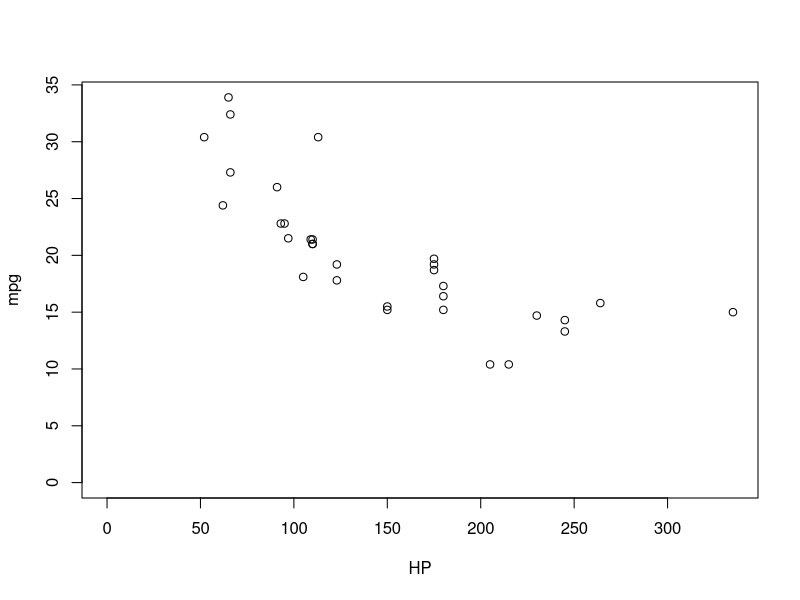

Generate this figure with R: (Note: this script raises an error after producing the figure.)
## ---- chunk 1
knitr::opts_chunk$set(echo = TRUE, fig.height = 3, fig.width = 3)
## ---- chunk 2
data(mtcars)
d = mtcars
plot(d$hp, d$mpg, xlim=c(0, max(d$hp)), ylim = c(0, max(d$mpg)), xlab='HP', ylab='mpg')
f <- formula(mpg~hp + wt)
fit<-lm(f, d)
abline(fit$coeff, col = 'red')
summary(fit)

## ---- chunk 3
d = mtcars
f <- formula(mpg~as.factor(am):as.factor(cyl))
fit<-lm(f, d)
summary(fit)
# the intercept
b = mean(d[d$am == 0, 'mpg'])
print(paste('the intercept: ', b))
m = mean(d[d$am == 1, 'mpg']) - b
print(paste('the slope: ', m))
